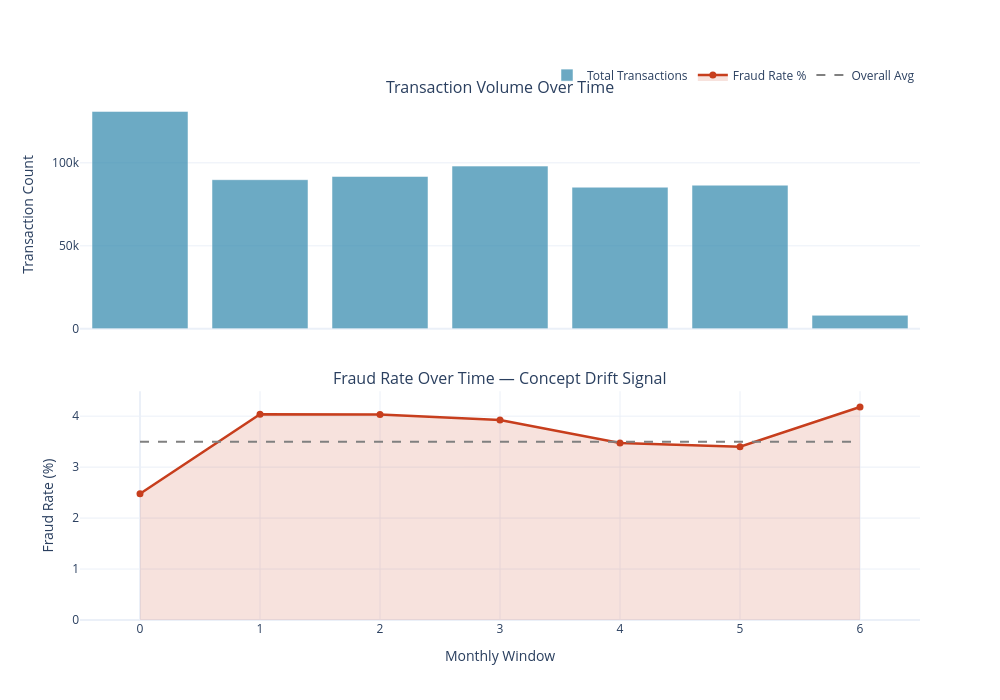

The code cell stored with this chart in its notebook:
### Code cell
import plotly.graph_objects as go
from plotly.subplots import make_subplots
fig = make_subplots(
    rows=2, cols=1,
    shared_xaxes=True,
    vertical_spacing=0.12,
    subplot_titles=('Transaction Volume Over Time', 'Fraud Rate Over Time — Concept Drift Signal')
)
fig.add_trace(
    go.Bar(
        x=fraud_by_month['month_bin'],
        y=fraud_by_month['total'],
        name='Total Transactions',
        marker_color='#2E86AB',
        opacity=0.7
    ),
    row=1, col=1
)
avg_fraud = df['isFraud'].mean() * 100
fig.add_trace(
    go.Scatter(
        x=fraud_by_month['month_bin'],
        y=fraud_by_month['fraud_rate'] * 100,
        name='Fraud Rate %',
        mode='lines+markers',
        line=dict(color='#C73E1D', width=2.5),
        marker=dict(size=7),
        fill='tozeroy',
        fillcolor='rgba(199, 62, 29, 0.15)'
    ),
    row=2, col=1
)
fig.add_trace(
    go.Scatter(
        x=fraud_by_month['month_bin'],
        y=[avg_fraud] * len(fraud_by_month),
        name='Overall Avg',
        mode='lines',
        line=dict(color='gray', dash='dash')
    ),
    row=2, col=1
)
fig.update_layout(
    height=700,
    width=1000,
    template='plotly_white',
    legend=dict(orientation='h', yanchor='bottom', y=1.02, xanchor='right', x=1)
)
fig.update_xaxes(title_text='Monthly Window', row=2, col=1)
fig.update_yaxes(title_text='Transaction Count', row=1, col=1)
fig.update_yaxes(title_text='Fraud Rate (%)', row=2, col=1)
fig.show()

### Figure 1 — Plotly figure (JSON) as saved in the notebook; plotly's stock layout.template omitted (floating-point values rounded to 4 significant figures)
{"data": [{"marker": {"color": "#2E86AB"}, "name": "Total Transactions", "opacity": 0.7, "type": "bar", "x": [0, 1, 2, 3, 4, 5, 6], "xaxis": "x", "y": [130968, 89838, 91768, 98027, 85303, 86525, 8111], "yaxis": "y"}, {"fill": "tozeroy", "fillcolor": "rgba(199, 62, 29, 0.15)", "line": {"color": "#C73E1D", "width": 2.5}, "marker": {"size": 7}, "mode": "lines+markers", "name": "Fraud Rate %", "type": "scatter", "x": [0, 1, 2, 3, 4, 5, 6], "xaxis": "x2", "y": [2.476, 4.037, 4.032, 3.926, 3.472, 3.401, 4.18], "yaxis": "y2"}, {"line": {"color": "gray", "dash": "dash"}, "mode": "lines", "name": "Overall Avg", "type": "scatter", "x": [0, 1, 2, 3, 4, 5, 6], "xaxis": "x2", "y": [3.499, 3.499, 3.499, 3.499, 3.499, 3.499, 3.499], "yaxis": "y2"}], "layout": {"annotations": [{"font": {"size": 16}, "showarrow": false, "text": "Transaction Volume Over Time", "x": 0.5, "xanchor": "center", "xref": "paper", "y": 1, "yanchor": "bottom", "yref": "paper"}, {"font": {"size": 16}, "showarrow": false, "text": "Fraud Rate Over Time — Concept Drift Signal", "x": 0.5, "xanchor": "center", "xref": "paper", "y": 0.44, "yanchor": "bottom", "yref": "paper"}], "height": 700, "legend": {"orientation": "h", "x": 1, "xanchor": "right", "y": 1.02, "yanchor": "bottom"}, "width": 1000, "xaxis": {"anchor": "y", "autorange": true, "domain": [0, 1], "matches": "x2", "range": [-0.5, 6.5], "showticklabels": false, "type": "linear"}, "xaxis2": {"anchor": "y2", "autorange": true, "domain": [0, 1], "range": [-0.5, 6.5], "title": {"text": "Monthly Window"}, "type": "linear"}, "yaxis": {"anchor": "x", "autorange": true, "domain": [0.56, 1], "range": [0, 137900.0], "title": {"text": "Transaction Count"}, "type": "linear"}, "yaxis2": {"anchor": "x2", "autorange": true, "domain": [0, 0.44], "range": [0, 4.49], "title": {"text": "Fraud Rate (%)"}, "type": "linear"}}}
